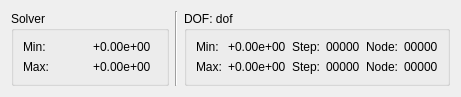
<?xml version="1.0" encoding="UTF-8"?>
<ui version="4.0">
 <class>Dof</class>
 <widget class="QDialog" name="Dof">
  <property name="geometry">
   <rect>
    <x>0</x>
    <y>0</y>
    <width>461</width>
    <height>96</height>
   </rect>
  </property>
  <property name="windowTitle">
   <string>Data Limits</string>
  </property>
  <layout class="QGridLayout" name="gridLayout">
   <item row="0" column="0">
    <widget class="QGroupBox" name="solver">
     <property name="title">
      <string>Solver</string>
     </property>
     <layout class="QGridLayout" name="gridLayout_2">
      <item row="0" column="0">
       <widget class="QLabel" name="text_solver_min">
        <property name="text">
         <string>Min:</string>
        </property>
       </widget>
      </item>
      <item row="1" column="0">
       <widget class="QLabel" name="text_solver_max">
        <property name="text">
         <string>Max:</string>
        </property>
       </widget>
      </item>
      <item row="0" column="1">
       <widget class="QLabel" name="label_solver_min">
        <property name="text">
         <string>+0.00e+00</string>
        </property>
       </widget>
      </item>
      <item row="1" column="1">
       <widget class="QLabel" name="label_solver_max">
        <property name="text">
         <string>+0.00e+00</string>
        </property>
       </widget>
      </item>
     </layout>
    </widget>
   </item>
   <item row="0" column="1">
    <widget class="Line" name="separator">
     <property name="orientation">
      <enum>Qt::Vertical</enum>
     </property>
    </widget>
   </item>
   <item row="0" column="2">
    <widget class="QGroupBox" name="dof">
     <property name="title">
      <string>DOF: dof</string>
     </property>
     <layout class="QGridLayout" name="gridLayout_3">
      <item row="0" column="3">
       <widget class="QLabel" name="label_step_min">
        <property name="text">
         <string>00000</string>
        </property>
       </widget>
      </item>
      <item row="1" column="3">
       <widget class="QLabel" name="label_step_max">
        <property name="text">
         <string>00000</string>
        </property>
       </widget>
      </item>
      <item row="0" column="0">
       <widget class="QLabel" name="text_value_min">
        <property name="text">
         <string>Min:</string>
        </property>
       </widget>
      </item>
      <item row="1" column="0">
       <widget class="QLabel" name="text_value_max">
        <property name="text">
         <string>Max:</string>
        </property>
       </widget>
      </item>
      <item row="0" column="4">
       <widget class="QLabel" name="text_node_min">
        <property name="text">
         <string>Node:</string>
        </property>
       </widget>
      </item>
      <item row="1" column="2">
       <widget class="QLabel" name="text_step_max">
        <property name="text">
         <string>Step:</string>
        </property>
       </widget>
      </item>
      <item row="1" column="4">
       <widget class="QLabel" name="text_node_max">
        <property name="text">
         <string>Node:</string>
        </property>
       </widget>
      </item>
      <item row="1" column="1">
       <widget class="QLabel" name="label_value_max">
        <property name="text">
         <string>+0.00e+00</string>
        </property>
       </widget>
      </item>
      <item row="0" column="1">
       <widget class="QLabel" name="label_value_min">
        <property name="text">
         <string>+0.00e+00</string>
        </property>
       </widget>
      </item>
      <item row="0" column="2">
       <widget class="QLabel" name="text_step_min">
        <property name="text">
         <string>Step:</string>
        </property>
       </widget>
      </item>
      <item row="1" column="5">
       <widget class="QLabel" name="label_node_max">
        <property name="text">
         <string>00000</string>
        </property>
       </widget>
      </item>
      <item row="0" column="5">
       <widget class="QLabel" name="label_node_min">
        <property name="text">
         <string>00000</string>
        </property>
       </widget>
      </item>
     </layout>
    </widget>
   </item>
  </layout>
 </widget>
 <resources/>
 <connections/>
</ui>
